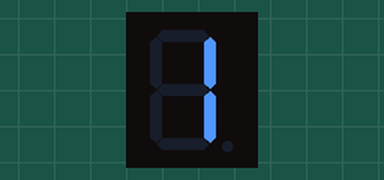
Bench run of a sketch on a simulated Arduino Uno, built with avr-gcc and run on an emulated ATmega328P. Parts: 1-digit seven-segment display. Wiring (inferred from the names in the program): 1-digit 7-segment display, segments lit when HIGH: segments pin 13, pin 12, pin 11, pin 10, pin 9, pin 8, pin 7, pin 2. The segment pins are drawn as the display they are named for.

Above: at 0.15 s.
At 0.65 s:
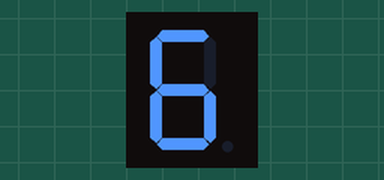
At 1.07 s:
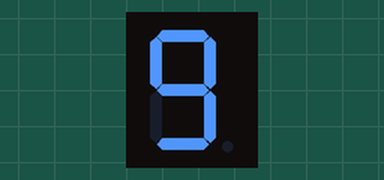
At 1.85 s:
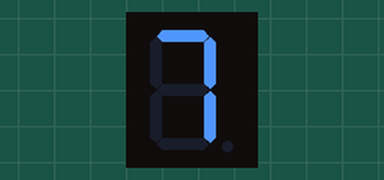
At 2.25 s:
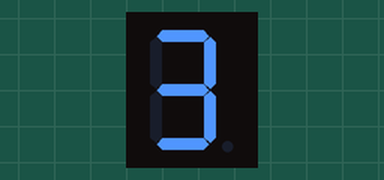
At 2.6 s:
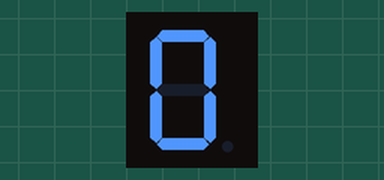

Measured:
- by itself, everything shown: repeats every 2.6 s, in 21 steps

The sketch:

code_tinker.ino
```cpp
#define a 13
#define b 12
#define c 11
#define d 10
#define e 9
#define f 8
#define g 7
#define dp 2


void setup(){
  pinMode(a, OUTPUT);
  pinMode(b, OUTPUT);
  pinMode(c, OUTPUT);
  pinMode(d, OUTPUT);
  pinMode(e, OUTPUT);
  pinMode(f, OUTPUT);
  pinMode(g, OUTPUT);
  pinMode(dp, OUTPUT);

}

void loop(){
  display(1,1,1,1,1,1,0,0);//NUMERO 0
  delay(100);
  display(0,1,1,0,0,0,0,0);//NUMERO 1
  delay(100);
  display(1,1,0,1,1,0,1,0);//NUMERO 2
  delay(100);
  display(1,1,1,1,0,0,1,0);//NUMERO 3
  delay(100);
  display(0,1,1,0,0,1,1,0);//NUMERO 4
  delay(100);
  display(1,0,1,1,0,1,1,0);//NUMERO 5
  delay(100);
  display(1,0,1,1,1,1,1,0);//NUMERO 6
  delay(100);
  display(1,1,1,0,0,0,0,0);//NUMERO 7
  delay(100);
  display(1,1,1,1,1,1,1,0);//NUMERO 8
  delay(100);
  display(1,1,1,1,0,1,1,0);//NUMERO 9
  delay(100);

  for (int i=0;i<10;i++){
    display(0,0,0,0,0,0,0,1);//PONTO
    delay(30);
    display(0,0,0,0,0,0,0,0);//PONTO
    delay(30);

  }

  display(1,1,1,1,0,1,1,0);//NUMERO 9
  delay(100);
  display(1,1,1,1,1,1,1,0);//NUMERO 8
  delay(100);
  display(1,1,1,0,0,0,0,0);//NUMERO 7
  delay(100);
  display(1,0,1,1,1,1,1,0);//NUMERO 6
  delay(100);
  display(1,0,1,1,0,1,1,0);//NUMERO 5
  delay(100);
  display(0,1,1,0,0,1,1,0);//NUMERO 4
  delay(100);
  display(1,1,1,1,0,0,1,0);//NUMERO 3
  delay(100);
  display(1,1,0,1,1,0,1,0);//NUMERO 2
  delay(100);
  display(0,1,1,0,0,0,0,0);//NUMERO 1
  delay(100);
  display(1,1,1,1,1,1,0,0);//NUMERO 0
  delay(100);

}

void display(bool pinA, bool pinB, bool pinC, bool pinD, bool pinE, bool pinF, bool pinG, bool pinDP) {
  digitalWrite(a, pinA);
  digitalWrite(b, pinB);
  digitalWrite(c, pinC);
  digitalWrite(d, pinD);
  digitalWrite(e, pinE);
  digitalWrite(f, pinF);
  digitalWrite(g, pinG);
  digitalWrite (dp, pinDP);

}
```
